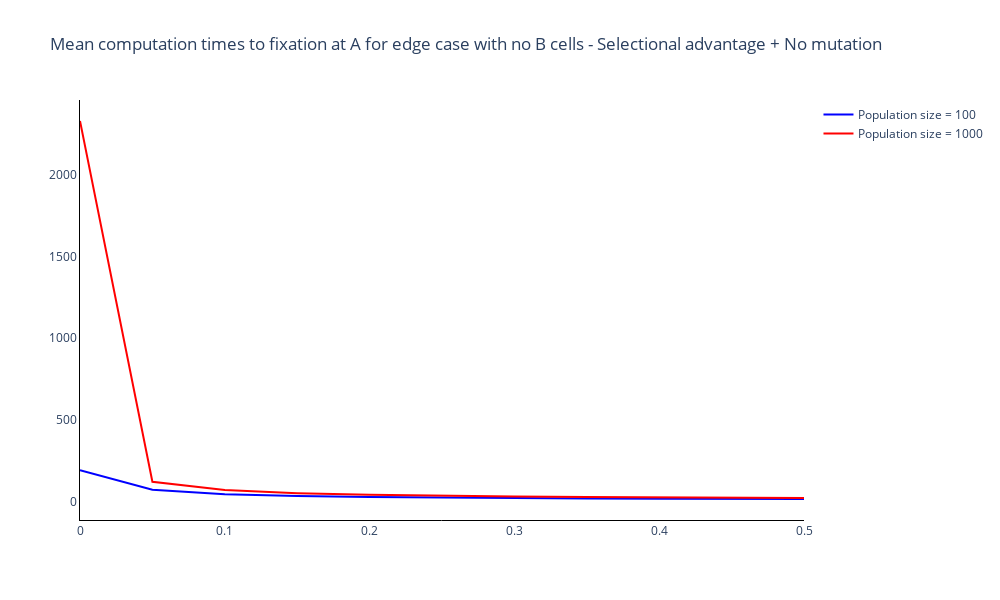

Here is the notebook cell this chart was saved with:
### Markdown cell above
### Plot mean computation times to fixation of A

### Code cell
fig = go.Figure()

# Add traces of the transition probabilities
for n, _ in enumerate(small_N):
    fig.add_trace(
        go.Scatter(
            y = mean_comp_time_fix_A[:, n],
            x = choices_s,
            mode = 'lines',
            name = trace_name[n],
            line_color = colours[n]
        )
    )

fig.update_layout(
    title='Mean computation times to fixation at A for edge case with no B cells - selective advantage + No mutation',
    width=1000, 
    height=600,
    plot_bgcolor='white',
    xaxis=dict(linecolor='black'),
    yaxis=dict(linecolor='black'),
    )

### Figure 1 — Plotly figure (JSON) as saved in the notebook; plotly's stock layout.template omitted (floating-point values rounded to 4 significant figures)
{"data": [{"line": {"color": "blue"}, "mode": "lines", "name": "Population size = 100", "type": "scatter", "x": [0, 0.05, 0.1, 0.15, 0.2, 0.25, 0.3, 0.35, 0.4, 0.45, 0.5], "y": [190.3, 70.46, 43.2, 32.42, 26.41, 22.56, 19.87, 17.91, 16.33, 15.09, 14.14]}, {"line": {"color": "red"}, "mode": "lines", "name": "Population size = 1000", "type": "scatter", "x": [0, 0.05, 0.1, 0.15, 0.2, 0.25, 0.3, 0.35, 0.4, 0.45, 0.5], "y": [2332.0, 119.6, 69.02, 49.93, 40.16, 34.0, 29.72, 26.6, 24.35, 22.35, 20.85]}], "layout": {"height": 600, "plot_bgcolor": "white", "title": {"text": "Mean computation times to fixation at A for edge case with no B cells - Selectional advantage + No mutation"}, "width": 1000, "xaxis": {"linecolor": "black"}, "yaxis": {"linecolor": "black"}}}
